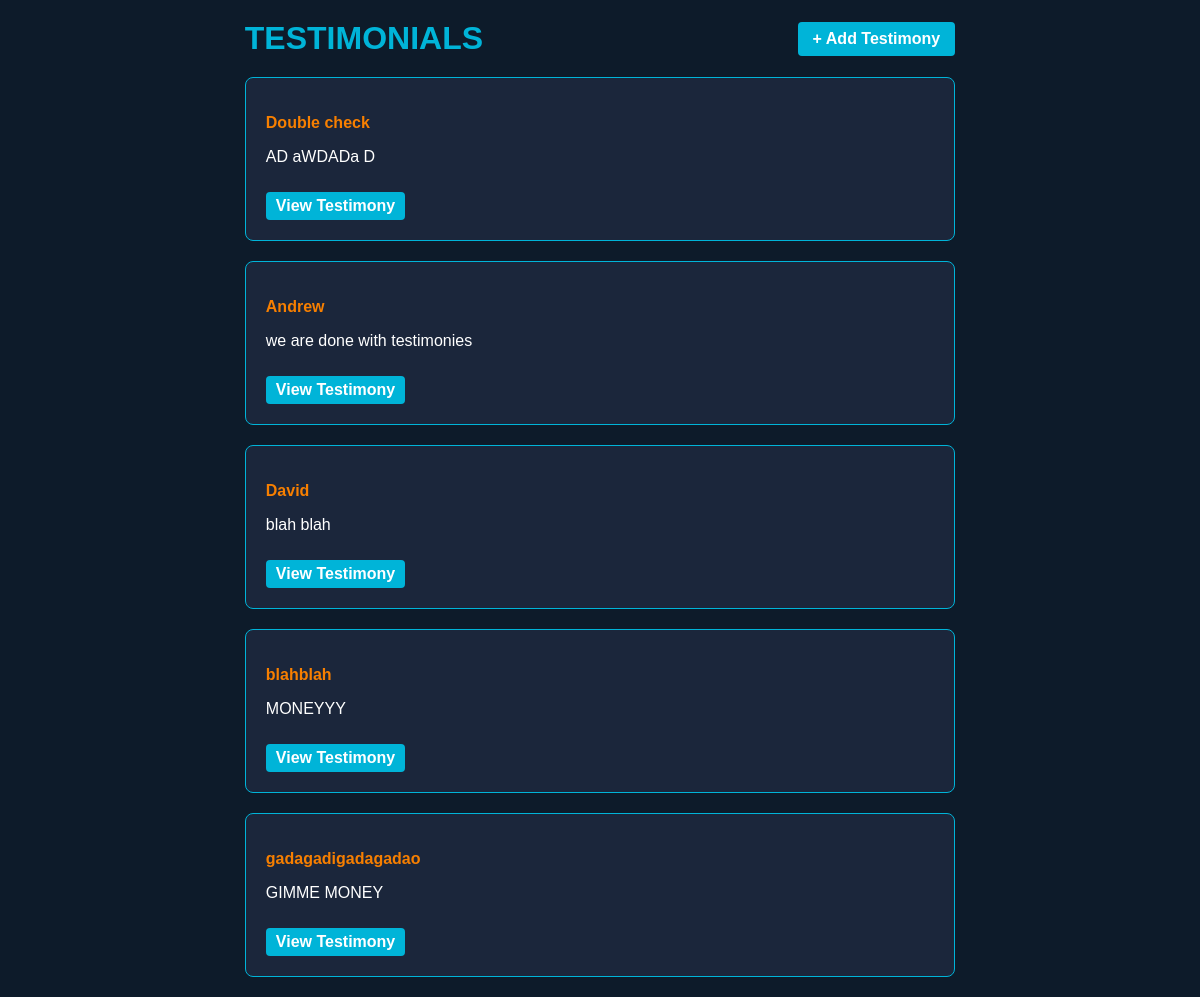
The page /testimonies/ on the database its author committed.
### testimonies/models.py (models this page shows, shortened)
class Testimony(models.Model):
    full_name = models.CharField(max_length=100)
    content = models.TextField()

### testimonies/views.py (the view)
# urls.py: path('testimonies/', TestimonyListView.as_view(), name='testimony_list'),
class TestimonyListView(ListView):
    model = Testimony
    template_name = 'testimonies/testimony_list.html'
    context_object_name = 'testimonies'
    ordering = ['-id']

### templates/testimonies/testimony_list.html (shortened to what this page needs)
<!DOCTYPE html>
<html>
<head>
</head>
<body>
    <div class="container">
        <div class="header">
            <h1>TESTIMONIALS</h1>
            <a href="{% url 'testimony_create' %}" class="add-btn">+ Add Testimony</a>
        </div>
        {% for t in testimonies %}
            <div class="highlight-box">
                <p class="author">{{ t.full_name }}</p>
                <p>{{ t.content|truncatewords:20 }}</p>
                <a href="{% url 'testimony_detail' t.pk %}" class="view-btn">View Testimony</a>
            </div>
        {% empty %}
            <p>No testimonies yet.</p>
        {% endfor %}
    </div>
</body>
</html>

### templates/testimonies/testimony_list.html (style rules this page uses)
body { background-color: #0d1b2a; font-family: Arial, sans-serif; color: #fff; }
h1 { color: #00b4d8; margin: 0; }
.container { width: 60%; margin: auto; }
.header { display: flex; justify-content: space-between; align-items: center; margin: 20px 0; }
.highlight-box { background: #1b263b; padding: 20px; margin: 20px 0; border-radius: 8px; border: 1px solid #00b4d8; text-align: left; }
.author { font-weight: bold; color: #f77f00; margin-bottom: 5px; }
.view-btn { background: #00b4d8; color: white; padding: 5px 10px; border: none; border-radius: 4px; text-decoration: none; font-weight: bold; display: inline-block; margin-top: 10px; }
.add-btn { background: #00b4d8; color: white; padding: 8px 15px; border-radius: 4px; text-decoration: none; font-weight: bold; }

### rows shown on the page
Testimony: full_name "Double check", content "AD aWDADa D"
Testimony: full_name "Andrew", content "we are done with testimonies"
Testimony: full_name "David", content "blah blah"
Testimony: full_name "blahblah", content "MONEYYY"
Testimony: full_name "gadagadigadagadao", content "GIMME MONEY"
